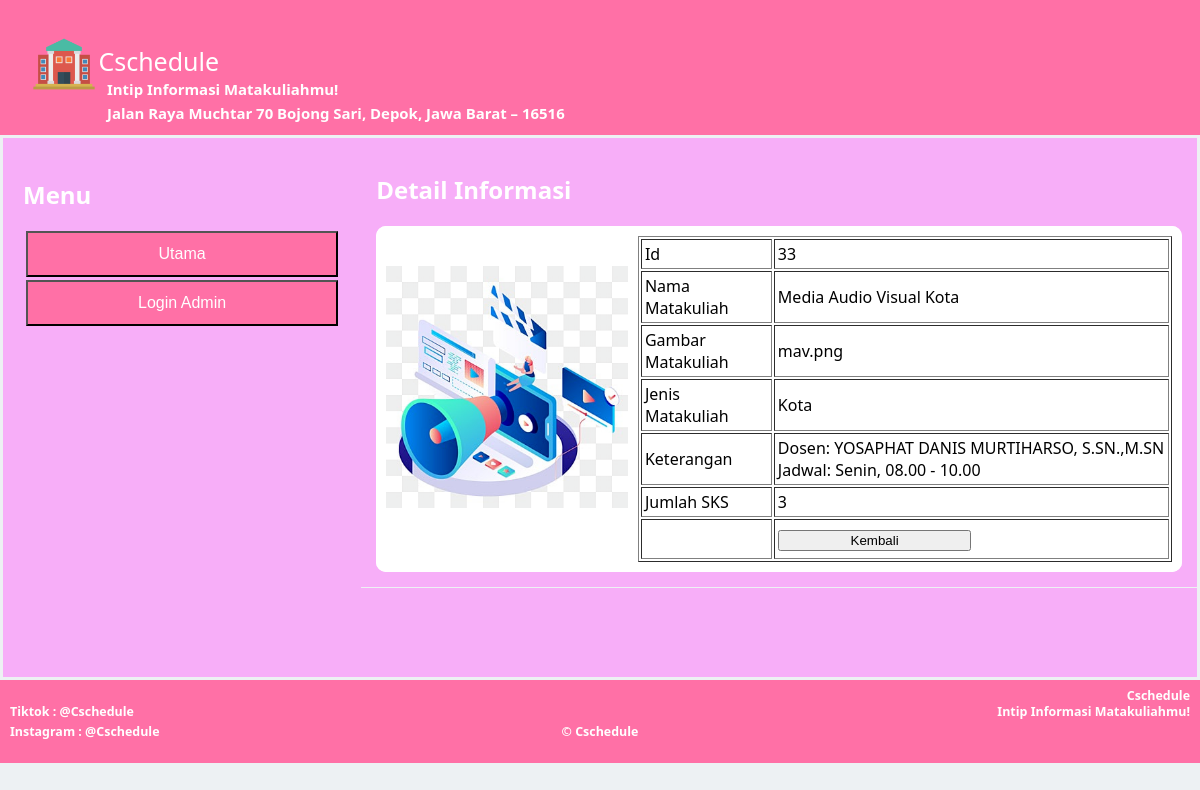
Screenshot of /detail.php?id_barang=33 with the database file from the repository.
### tables this page shows
CREATE TABLE `template` (
  `id_temp` int(11) NOT NULL,
  `logo` varchar(30) NOT NULL,
  `header` varchar(30) NOT NULL,
  `subheader` varchar(50) NOT NULL,
  `footer` varchar(30) NOT NULL
);

CREATE TABLE `navbar` (
  `id_menu` int(11) NOT NULL,
  `menu` varchar(30) NOT NULL,
  `link` varchar(30) NOT NULL
);

CREATE TABLE `barang` (
  `id_barang` int(11) NOT NULL,
  `nama_barang` varchar(50) NOT NULL,
  `gambar_barang` varchar(50) NOT NULL,
  `jenis_barang` varchar(30) NOT NULL,
  `deskripsi_barang` text NOT NULL,
  `stok_barang` int(15) NOT NULL
);

### detail.php (the view, shortened to what this page needs)
<?php include 'koneksi.php'?>
<!DOCTYPE html>
<html lang="en">
<head>
    <link rel="stylesheet" href="style.css">
</head>
<body>
<div>
    <header style="background-color:#ff70a6;">
        <?php $dataHeader = $koneksi->query("select * from template");
                $dataHeader = $dataHeader->fetch_object(); ?>
        <?php $dataAdmin = $koneksi->query("select * from admin");
                $dataAdmin = $dataAdmin->fetch_object(); ?>
        <img width="6%" src="<?php echo $dataHeader->logo;?>">
        <a href="index.php" style=" position:absolute; color: white; text-decoration: none; margin-top:14px;"><?php echo $dataHeader->header?></a>
        <div class="mt-2" style="font-size: large; float: left;"><br>
        <h5 style="position:absolute; left: 107px; color: white; text-decoration: none;"><?php echo $dataHeader->subheader?></h5><br>
              <div class="mt-2" style="font-size: large; float: left;">
        <h5 style="position:absolute; left: 107px; color: white; text-decoration: none;"><?php echo $dataAdmin->alamat_admin?></h5><br>
        </div>
    </header>
        <div class="content" style="padding: 3px;">
        <nav>
              <h1>Menu</h1>
              <?php
                    include('koneksi.php');
                    $query = mysqli_query($koneksi, 'SELECT * FROM navbar');
                    $result = mysqli_fetch_all($query, MYSQLI_ASSOC);
                     ?>
                <ul>
                <?php foreach($result as $result) : ?>
                    <li style="margin: 1%;">
                        <a href="<?php echo $result['link'] ?>" style="color:aliceblue;">
                            <button class="btn-nav">
                                <?php echo $result['menu'] ?>
                            </button>
                        </a>
                    </li>
                    <?php endforeach; ?>
                </ul>
            </nav>
            <article>
                <h1>Detail Informasi</h1>
                <div>
                    <?php
                    if(isset($_GET['id_barang'])){
                        $id_barang    =$_GET['id_barang'];
                    }
                    else {
                        die ("Error. No ID Selected!");
                    }
                    include "koneksi.php";
                    $query    = mysqli_query($koneksi, "SELECT * FROM barang WHERE id_barang='$id_barang'");
                    $result    = mysqli_fetch_array($query);
                    ?>
                    <div style="display: flex;">
                        <img  src="<?= $result["gambar_barang"]?>" alt="barang" width="30%" height="0%" style="margin-top:40px; margin-left:10px;">
                        <div style="display:flex; flex-direction:column; margin-left:10px; margin-bottom:10px; margin-right:10px;">
                        <table style="width: 100%; margin-top:10px;" border="1" cellpadding="3">
                        <tr>
                            <td>Id</td>
                            <td><?php echo $result['id_barang']?></td>
                        </tr>
                        <tr>
                            <td>Nama Matakuliah</td>
                            <td><?php echo $result['nama_barang']?></td>
                        </tr>
                        <tr>
                            <td>Gambar Matakuliah</td>
                            <td><?php echo $result['gambar_barang']?></td>
                        </tr>
                        <tr>
                            <td>Jenis Matakuliah</td>
                            <td ><?php echo $result['jenis_barang']?></td>
                        </tr>
                        <tr>
                            <td>Keterangan</td>
                            <td><?php echo $result['deskripsi_barang']?></td>
                        </tr>
                        <tr>
                            <td>Jumlah SKS</td>
                            <td><?php echo $result['stok_barang']?></td>
                        </tr>
                        <tr height="40">
                            <td></td>
                            <td>   <a href="index.php"><button>Kembali</button></a></td>
                        </tr>
                    </table>
                    </div>
                </div>
            </article>
            <aside>
            </aside>
        </div>
        <footer class="site-footer" style="background-color:#ff70a6;">
            <div>
                <h5 style="position:absolute; right: 10px; margin-top:5px;"><?php echo $dataHeader->header?></h5>
                <h5 style="position:absolute; right: 10px; margin-bottom:5px;"><?php echo $dataHeader->subheader?> </h5>
                <h5 style="position:absolute; left: 10px;">Tiktok : @<?php echo $dataHeader->header?></h5><br>
                <h5 style="position:absolute; left: 10px;">Instagram : @<?php echo $dataHeader->header?></h5>
                <h5 style="">&copy <?php echo $dataHeader->footer?></h5>
            </div>
        </footer>
    </div>
</body>
</html>

### style.css (style rules this page uses)
* { box-sizing: border-box; }
body { background-color: #edf1f3; margin: 0px; padding: 0px; height: 100% auto; font-family: "Segoe UI", Tahoma, Geneva, Verdana, sans-serif; }
header { background-color: black; padding: 30px; text-align: left; font-size: 25px; color: white; height: max-content; }
nav { float: left; color: white; width: 20%; height: 580px; background: #f7aef8; padding: 20px; }
nav ul { list-style-type: none; padding: 0; }
a { color: white; }
.btn-nav { transition-duration: 0.4s; background-color: #ff70a6; padding: 12px 28px; width: 100%; color: white; font-size: medium; }
article { float: left; color: white; padding: 15px; width: 60%; background-color: #f7aef8; height: 580px; max-height: max-content; overflow: auto; }
article div { background-color: white; color: black; border-radius: 10px; }
article a { color: blue; }
aside { float: left; color: white; padding: 35px; width: 20%; background-color: #f7aef8; height: 580px; font-size: 15px; }
.content::after { content: ""; display: table; clear: both; }
footer { background-color: #3a7ca5; text-align: center; color: white; }
.site-footer { font-size: 15px; padding: 2px; }
@media (max-width: 1240px) { header { height: auto; min-height: min-content; max-height: max-content; } }
@media (max-width: 1240px) { nav { width: 30%; height: 450px; } }
@media (max-width: 1240px) { article { width: 70%; height: 450px; } }
@media (max-width: 1240px) { aside { width: 100%; height: auto; } }
@media (max-width: 1240px) { button { width: 50%; } }

### rows the page displays
template: logo (picture), header "Cschedule", subheader "Intip Informasi Matakuliahmu!", footer "Cschedule"
navbar: menu "Utama"
navbar: menu "Login Admin"
barang: gambar_barang (picture), id_barang "33", nama_barang "Media Audio Visual Kota", gambar_barang "mav.png", jenis_barang "Kota", deskripsi_barang "Dosen: YOSAPHAT DANIS MURTIHARSO, S.SN.,M.SN Jadwal: Senin, 08.00 - 10.00", stok_barang "3"

### other values shown
$dataAdmin->alamat_admin "Jalan Raya Muchtar 70 Bojong Sari, Depok, Jawa Barat – 16516"
